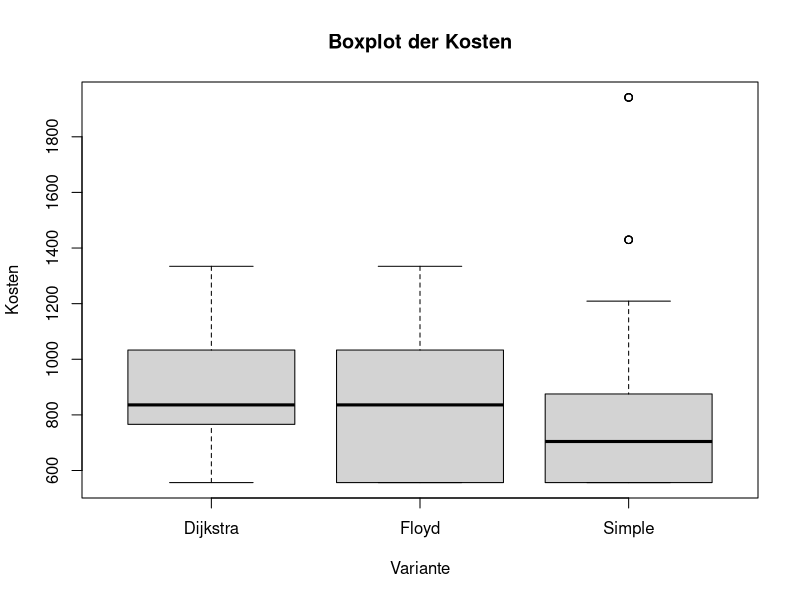

This figure's R source:
#  R --save < skas4_costs_boxplot.R
skas4 <- read.csv('dataset_skas_4.log.csv')
skas4f <- read.csv('dataset_skas_4f.log.csv')
skas4s <- read.csv('dataset_skas_4s.log.csv')
boxplot(skas4$best_costs,
	skas4f$best_costs,
	skas4s$best_costs,
	main="Boxplot der Kosten",
	ylab="Kosten",
	xlab="Variante",names=c("Dijkstra","Floyd","Simple"))
